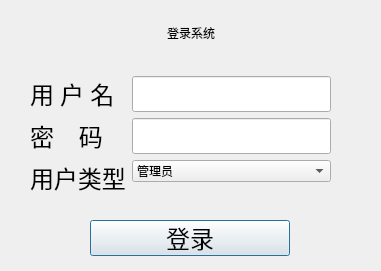
<?xml version="1.0" encoding="UTF-8"?>
<ui version="4.0">
 <class>login</class>
 <widget class="QDialog" name="login">
  <property name="geometry">
   <rect>
    <x>0</x>
    <y>0</y>
    <width>381</width>
    <height>271</height>
   </rect>
  </property>
  <property name="windowTitle">
   <string>Dialog</string>
  </property>
  <widget class="QWidget" name="formLayoutWidget">
   <property name="geometry">
    <rect>
     <x>30</x>
     <y>70</y>
     <width>301</width>
     <height>131</height>
    </rect>
   </property>
   <layout class="QFormLayout" name="formLayout">
    <property name="formAlignment">
     <set>Qt::AlignCenter</set>
    </property>
    <item row="0" column="0">
     <widget class="QLabel" name="label">
      <property name="font">
       <font>
        <family>仿宋_GB2312</family>
        <pointsize>18</pointsize>
        <weight>50</weight>
        <italic>false</italic>
        <bold>false</bold>
       </font>
      </property>
      <property name="styleSheet">
       <string notr="true">font: 18pt &quot;仿宋_GB2312&quot;;</string>
      </property>
      <property name="text">
       <string>用 户 名</string>
      </property>
     </widget>
    </item>
    <item row="0" column="1">
     <widget class="QLineEdit" name="username">
      <property name="font">
       <font>
        <pointsize>18</pointsize>
       </font>
      </property>
      <property name="text">
       <string/>
      </property>
      <property name="alignment">
       <set>Qt::AlignCenter</set>
      </property>
     </widget>
    </item>
    <item row="1" column="0">
     <widget class="QLabel" name="label_2">
      <property name="font">
       <font>
        <family>仿宋_GB2312</family>
        <pointsize>18</pointsize>
        <weight>50</weight>
        <italic>false</italic>
        <bold>false</bold>
       </font>
      </property>
      <property name="styleSheet">
       <string notr="true">font: 18pt &quot;仿宋_GB2312&quot;;</string>
      </property>
      <property name="text">
       <string>密    码</string>
      </property>
     </widget>
    </item>
    <item row="1" column="1">
     <widget class="QLineEdit" name="password">
      <property name="font">
       <font>
        <pointsize>18</pointsize>
       </font>
      </property>
      <property name="text">
       <string/>
      </property>
      <property name="echoMode">
       <enum>QLineEdit::Password</enum>
      </property>
      <property name="alignment">
       <set>Qt::AlignCenter</set>
      </property>
     </widget>
    </item>
    <item row="2" column="1">
     <widget class="QComboBox" name="comboBox">
      <property name="contextMenuPolicy">
       <enum>Qt::PreventContextMenu</enum>
      </property>
      <property name="layoutDirection">
       <enum>Qt::LeftToRight</enum>
      </property>
      <property name="styleSheet">
       <string notr="true">font: 14pt &quot;仿宋_GB2312&quot;;</string>
      </property>
      <item>
       <property name="text">
        <string>管理员</string>
       </property>
      </item>
      <item>
       <property name="text">
        <string>值日学生</string>
       </property>
      </item>
     </widget>
    </item>
    <item row="2" column="0">
     <widget class="QLabel" name="label_4">
      <property name="font">
       <font>
        <family>仿宋_GB2312</family>
        <pointsize>18</pointsize>
        <weight>50</weight>
        <italic>false</italic>
        <bold>false</bold>
       </font>
      </property>
      <property name="styleSheet">
       <string notr="true">font: 18pt &quot;仿宋_GB2312&quot;;</string>
      </property>
      <property name="text">
       <string>用户类型</string>
      </property>
     </widget>
    </item>
   </layout>
   <zorder>label</zorder>
   <zorder>label_2</zorder>
   <zorder>password</zorder>
   <zorder>username</zorder>
   <zorder>comboBox</zorder>
   <zorder>label_4</zorder>
  </widget>
  <widget class="QPushButton" name="pushButton">
   <property name="geometry">
    <rect>
     <x>90</x>
     <y>220</y>
     <width>200</width>
     <height>36</height>
    </rect>
   </property>
   <property name="font">
    <font>
     <family>方正小标宋简体</family>
     <pointsize>18</pointsize>
     <weight>50</weight>
     <italic>false</italic>
     <bold>false</bold>
    </font>
   </property>
   <property name="styleSheet">
    <string notr="true">font: 18pt &quot;方正小标宋简体&quot;;</string>
   </property>
   <property name="text">
    <string>登录</string>
   </property>
  </widget>
  <widget class="QWidget" name="horizontalLayoutWidget">
   <property name="geometry">
    <rect>
     <x>0</x>
     <y>10</y>
     <width>381</width>
     <height>45</height>
    </rect>
   </property>
   <layout class="QHBoxLayout" name="horizontalLayout">
    <item>
     <spacer name="horizontalSpacer">
      <property name="orientation">
       <enum>Qt::Horizontal</enum>
      </property>
      <property name="sizeHint" stdset="0">
       <size>
        <width>40</width>
        <height>20</height>
       </size>
      </property>
     </spacer>
    </item>
    <item>
     <widget class="QLabel" name="label_3">
      <property name="styleSheet">
       <string notr="true">font: 24pt &quot;方正小标宋简体&quot;;</string>
      </property>
      <property name="text">
       <string>登录系统</string>
      </property>
     </widget>
    </item>
    <item>
     <spacer name="horizontalSpacer_2">
      <property name="orientation">
       <enum>Qt::Horizontal</enum>
      </property>
      <property name="sizeHint" stdset="0">
       <size>
        <width>40</width>
        <height>20</height>
       </size>
      </property>
     </spacer>
    </item>
   </layout>
  </widget>
 </widget>
 <resources/>
 <connections/>
</ui>
